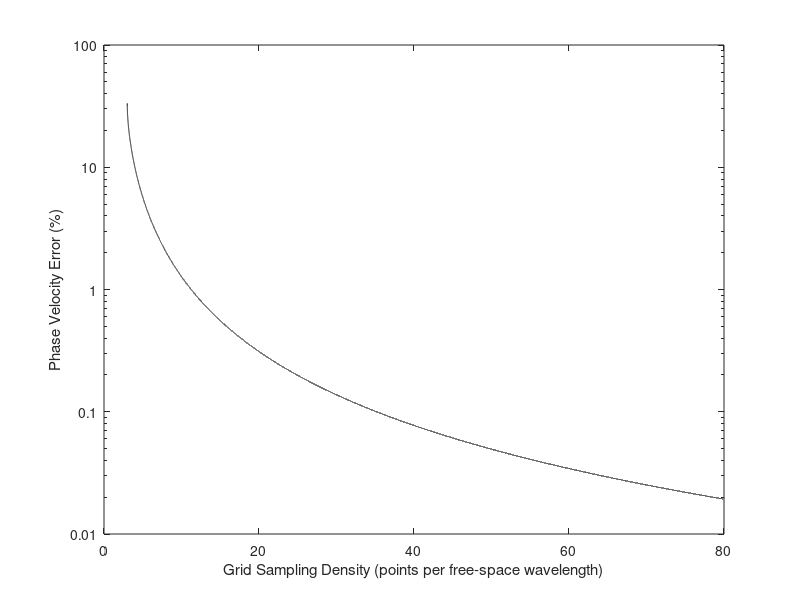

Source code (MATLAB):
S = 0.5;
Ntrans = (2 * pi * S) / acos(1 - 2 * S^2);
Nreal = Ntrans:0.001:80;
Vp = ((2 * pi) ./ (Nreal .* acos(1 + 4 * (cos(pi ./ Nreal) - 1))));
error = 1 - Vp;

semilogy(Nreal, error * 100, 'color', 'black')

yticks([0.01 0.1 1 10 100]);
yticklabels({'0.01', '0.1', '1', '10', '100'});

xlabel('Grid Sampling Density (points per free-space wavelength)');
ylabel('Phase Velocity Error (%)');